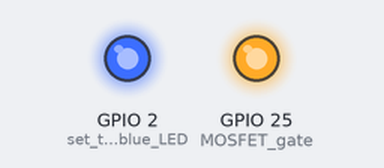
Simulated run of this sketch. Board: ESP32. Shown: output pins drawn as LEDs (lit = HIGH). What the sketch prints to the serial monitor is not drawn.

Above: at 4.5 s.
At 13.5 s:
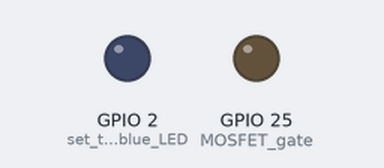
Timing chart, 0 to 64.0 s (numbered marks = the images above):
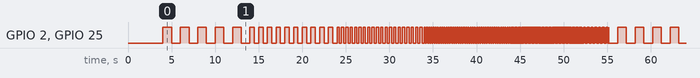

The sketch:

mosfet-test.ino
```cpp
/**
 * Project: mosfet-test.ino
 *
 * Description: Test mosfet gate control to determine optimal switching circuit at various switching frequencies.
 *
 * Author: Derek Chadwick
 * Date: 07/04/2021
 */

#include <Arduino.h>

#define RS232 Serial


uint8_t blink;

void setup() {
  // Turn-off the 'brownout detector'
  // WRITE_PERI_REG(RTC_CNTL_BROWN_OUT_REG, 0);


    RS232.begin(115200);

    RS232.println();
    RS232.println();
    RS232.println();
    RS232.println();
    RS232.println();

    pinMode(2, OUTPUT);      // set the on-board blue LED pin mode
    pinMode(25, OUTPUT);     // MOSFET gate.
    blink = 0;

    for(uint8_t t = 4; t > 0; t--)
    {
        RS232.printf("Flushing the pipes %d...\n", t);
        RS232.flush();
        delay(1000);
    }

}

void loop() {

    int ii;

    for(ii = 0; ii < 5; ii++)
    {
       digitalWrite(25, HIGH);
       digitalWrite(2, HIGH);
       delay(1000);
       digitalWrite(25, LOW);
       digitalWrite(2, LOW);
       delay(1000);
    }
    for(ii = 0; ii < 10; ii++)
    {
       digitalWrite(25, HIGH);
       digitalWrite(2, HIGH);
       delay(500);
       digitalWrite(25, LOW);
       digitalWrite(2, LOW);
       delay(500);
    }
    for(ii = 0; ii < 20; ii++)
    {
       digitalWrite(25, HIGH);
       digitalWrite(2, HIGH);
       delay(250);
       digitalWrite(25, LOW);
       digitalWrite(2, LOW);
       delay(250);
    }
    for(ii = 0; ii < 40; ii++)
    {
       digitalWrite(25, HIGH);
       digitalWrite(2, HIGH);
       delay(125);
       digitalWrite(25, LOW);
       digitalWrite(2, LOW);
       delay(125);
    }
    for(ii = 0; ii < 80; ii++)
    {
       digitalWrite(25, HIGH);
       digitalWrite(2, HIGH);
       delay(50);
       digitalWrite(25, LOW);
       digitalWrite(2, LOW);
       delay(50);
    }
    for(ii = 0; ii < 160; ii++)
    {
       digitalWrite(25, HIGH);
       digitalWrite(2, HIGH);
       delay(10);
       digitalWrite(25, LOW);
       digitalWrite(2, LOW);
       delay(10);
    }
    RS232.printf("End of test loop...\n");

    delay(1000);
}
```

Measured:
- by itself, GPIO 2 (set_the_on-board_blue_LED), GPIO 25 (MOSFET_gate): LOW → HIGH at 4.0 s, → LOW 1.0 s later, → HIGH 1.0 s later, → LOW 1.0 s later, … (1297 changes in this stretch)
- by itself, everything shown: repeats every 52.2 s, in 214 steps
